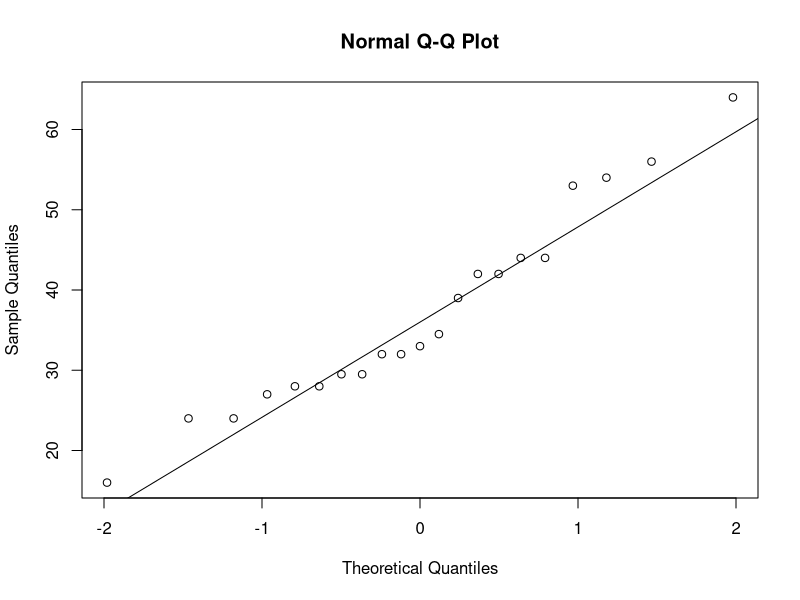
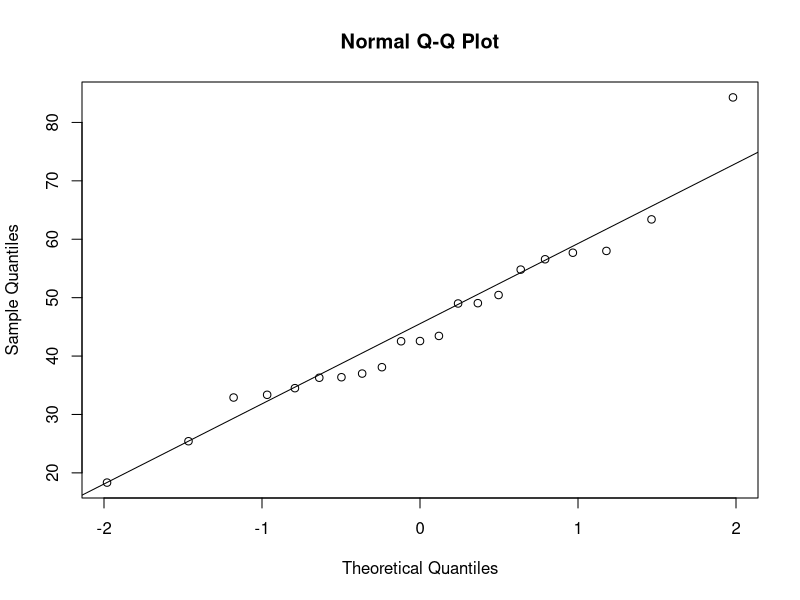
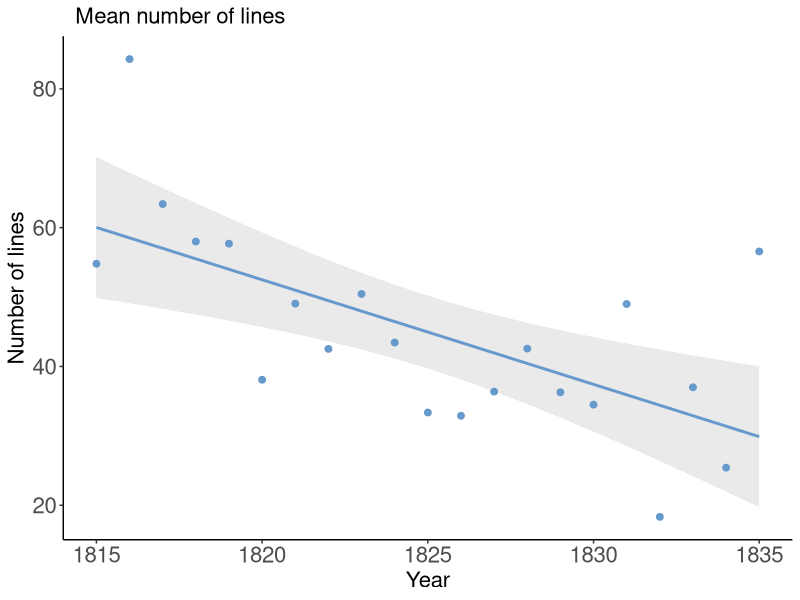
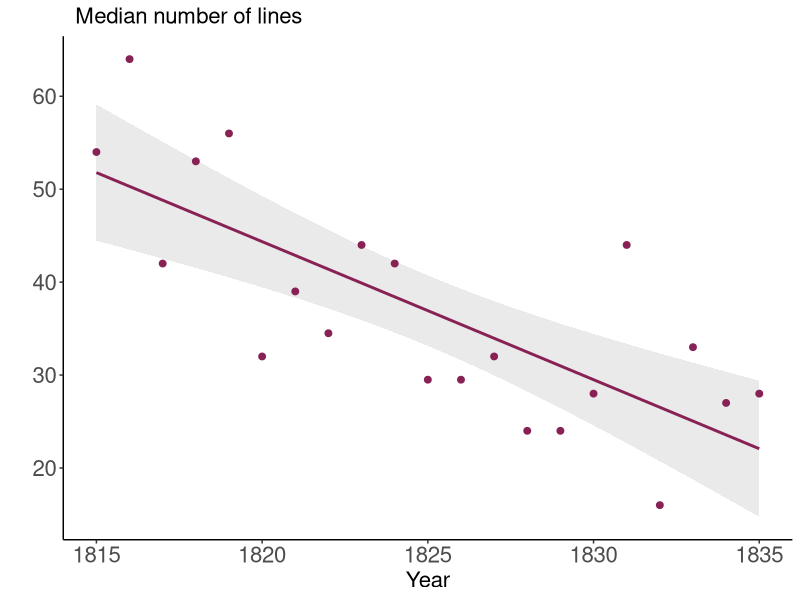

These figures' R source, in order:
library(tidyverse)

# Load the dataset
elegies <- read_tsv("data/elegies_corpus.tsv")

# Calculate means and medians for each year
lin_mean <- elegies %>% 
  group_by(year) %>% 
  summarise(mean = mean(n_lines), 
            med = median(n_lines)) 

# Testing the normality
qqnorm(lin_mean$med)
qqline(lin_mean$med)

qqnorm(lin_mean$mean)
qqline(lin_mean$mean)

# Correlation
cor.test(lin_mean$mean, lin_mean$year, method = "pearson")
cor.test(lin_mean$med, lin_mean$year, method = "pearson")

# Plots

# Mean
lin_mean %>% 
  ggplot(aes(x = year, y = mean)) + 
  geom_smooth(method = 'lm', color = '#6699CC', alpha = 0.2) + 
  geom_point(color = "#6699CC", size = 2) +
  labs(x = 'Year', 
       y = 'Number of lines', 
       title = '  Mean number of lines') + 
  theme(axis.text = element_text(size = 16),
        axis.title = element_text(size = 16),
        plot.title = element_text(size = 16)) + 
  theme(panel.border = element_blank(), 
        panel.grid.major = element_blank(),
        panel.grid.minor = element_blank(),
        panel.background = element_blank()) +
  theme(axis.line.x = element_line(color="black"), 
        axis.line.y = element_line(color="black")) 

# Median
lin_mean %>% 
  ggplot(aes(x = year, y = med)) + 
  geom_smooth(method = 'lm', color = '#882255', alpha = 0.2) + 
  geom_point(color = "#882255", size = 2) +
  labs(x = 'Year', 
       y = "", 
       title = '  Median number of lines') + 
  theme(axis.text = element_text(size = 16),
        axis.title = element_text(size = 16),
        plot.title = element_text(size = 16)) + 
  theme(panel.border = element_blank(), 
        panel.grid.major = element_blank(),
        panel.grid.minor = element_blank(),
        panel.background = element_blank()) +
  theme(axis.line.x = element_line(color="black"), 
        axis.line.y = element_line(color="black")) 
